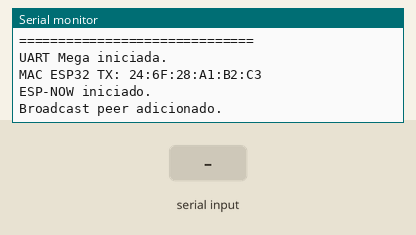
Recording of a sketch running on a simulated ESP32. On the bench: the last lines printed to the serial monitor. The test bench sets the inputs (shaded band).

Above: at 1.8 s.
1.9 s: "F" received over the second serial link
At 2.3 s:
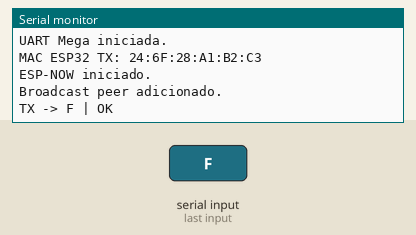
3.4 s: "D" received over the second serial link
At 4.6 s:
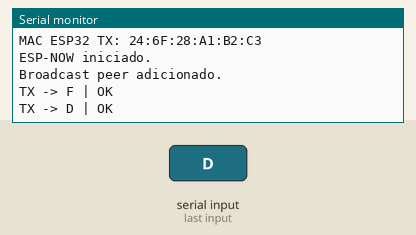
4.9 s: "E" received over the second serial link
At 5.8 s:
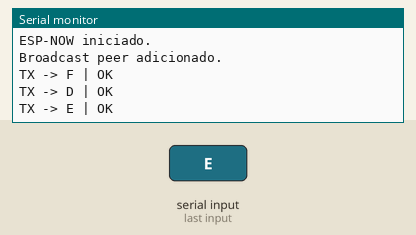
6.4 s: "B" received over the second serial link
At 6.9 s:
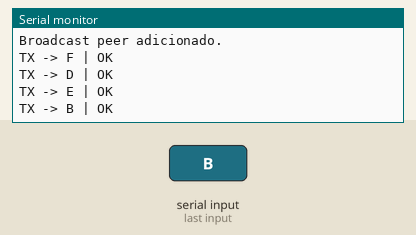
7.9 s: "P" received over the second serial link
At 9.2 s:
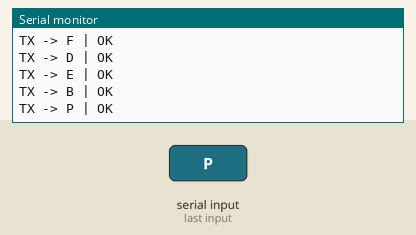

The sketch:

esp32_transmissor.ino
```cpp
/*
 =========================================================
 ESP32 TRANSMISSOR
 Recebe comando do Arduino Mega via UART
 e transmite via ESP-NOW
 =========================================================
*/

#include <WiFi.h>
#include <esp_now.h>
#include <esp_wifi.h>

// =========================================================
// CONFIGURAÇÃO
// =========================================================

#define CANAL_ESPNOW 6

// UART usada para conversar com Mega
#define RX_MEGA 26
#define TX_MEGA 27

HardwareSerial SerialMega(1);

// Broadcast ESP-NOW
uint8_t enderecoBroadcast[] = {
    0xFF, 0xFF, 0xFF,
    0xFF, 0xFF, 0xFF};

// =========================================================
// ESTRUTURA DO PACOTE
// =========================================================

struct PacoteControle
{

    uint32_t assinatura;

    uint32_t sequencia;

    char comando;
};

PacoteControle pacote;

uint32_t contadorPacotes = 0;

// =========================================================
// SETUP
// =========================================================

void setup()
{

    iniciarSerial();

    iniciarComunicacaoMega();

    iniciarWiFi();

    iniciarESPNow();

    adicionarPeerBroadcast();
}

// =========================================================
// LOOP
// =========================================================

void loop()
{

    lerComandoMega();

    delay(1);
}

// =========================================================
// SERIAL DEBUG
// =========================================================

void iniciarSerial()
{

    Serial.begin(115200);

    delay(500);

    Serial.println();
    Serial.println("==============================");
    Serial.println("ESP32 TRANSMISSOR");
    Serial.println("==============================");
}

// =========================================================
// SERIAL MEGA -> ESP32
// =========================================================

void iniciarComunicacaoMega()
{

    SerialMega.begin(
        115200,
        SERIAL_8N1,
        RX_MEGA,
        TX_MEGA);

    Serial.println("UART Mega iniciada.");
}

// =========================================================
// WIFI
// =========================================================

void iniciarWiFi()
{

    WiFi.mode(WIFI_STA);

    WiFi.setChannel(CANAL_ESPNOW);

    delay(100);

    Serial.print("MAC ESP32 TX: ");
    Serial.println(WiFi.macAddress());
}

// =========================================================
// ESP-NOW
// =========================================================

void iniciarESPNow()
{

    if (esp_now_init() != ESP_OK)
    {

        Serial.println("ERRO iniciando ESP-NOW!");

        while (true)
        {
            delay(1000);
        }
    }

    Serial.println("ESP-NOW iniciado.");
}

// =========================================================
// ADICIONA BROADCAST
// =========================================================

void adicionarPeerBroadcast()
{

    esp_now_peer_info_t peerInfo = {};

    memcpy(
        peerInfo.peer_addr,
        enderecoBroadcast,
        6);

    peerInfo.channel = CANAL_ESPNOW;

    peerInfo.encrypt = false;

    if (esp_now_add_peer(&peerInfo) != ESP_OK)
    {

        Serial.println(
            "Erro adicionando broadcast peer.");
    }
    else
    {

        Serial.println(
            "Broadcast peer adicionado.");
    }
}

// =========================================================
// LÊ COMANDO DO MEGA
// =========================================================

void lerComandoMega()
{

    if (!SerialMega.available())
    {
        return;
    }

    char comando =
        SerialMega.read();

    if (!comandoValido(comando))
    {
        return;
    }

    enviarComandoESPNow(comando);
}

// =========================================================
// VALIDA COMANDO
// =========================================================

bool comandoValido(char comando)
{

    return (
        comando == 'F' ||
        comando == 'D' ||
        comando == 'E' ||
        comando == 'B' ||
        comando == 'P');
}

// =========================================================
// ENVIA VIA ESP-NOW
// =========================================================

void enviarComandoESPNow(char comando)
{

    pacote.assinatura = 0x524F424F; // "ROBO"

    pacote.sequencia =
        contadorPacotes++;

    pacote.comando =
        comando;

    esp_err_t resultado =
        esp_now_send(
            enderecoBroadcast,
            (uint8_t *)&pacote,
            sizeof(pacote));

    Serial.print("TX -> ");

    Serial.print(comando);

    Serial.print(" | ");

    if (resultado == ESP_OK)
    {

        Serial.println("OK");
    }
    else
    {

        Serial.println("ERRO");
    }
}
```

Measured:
- after the input at 1.9 s, the serial monitor: prints a new line at once (image 1)
- after the input at 3.4 s, the serial monitor: prints a new line at once (image 2)
- after the input at 4.9 s, the serial monitor: prints a new line at once (image 3)
- after the input at 6.4 s, the serial monitor: prints a new line at once (image 4)
- after the input at 7.9 s, the serial monitor: prints a new line at once (image 5)
